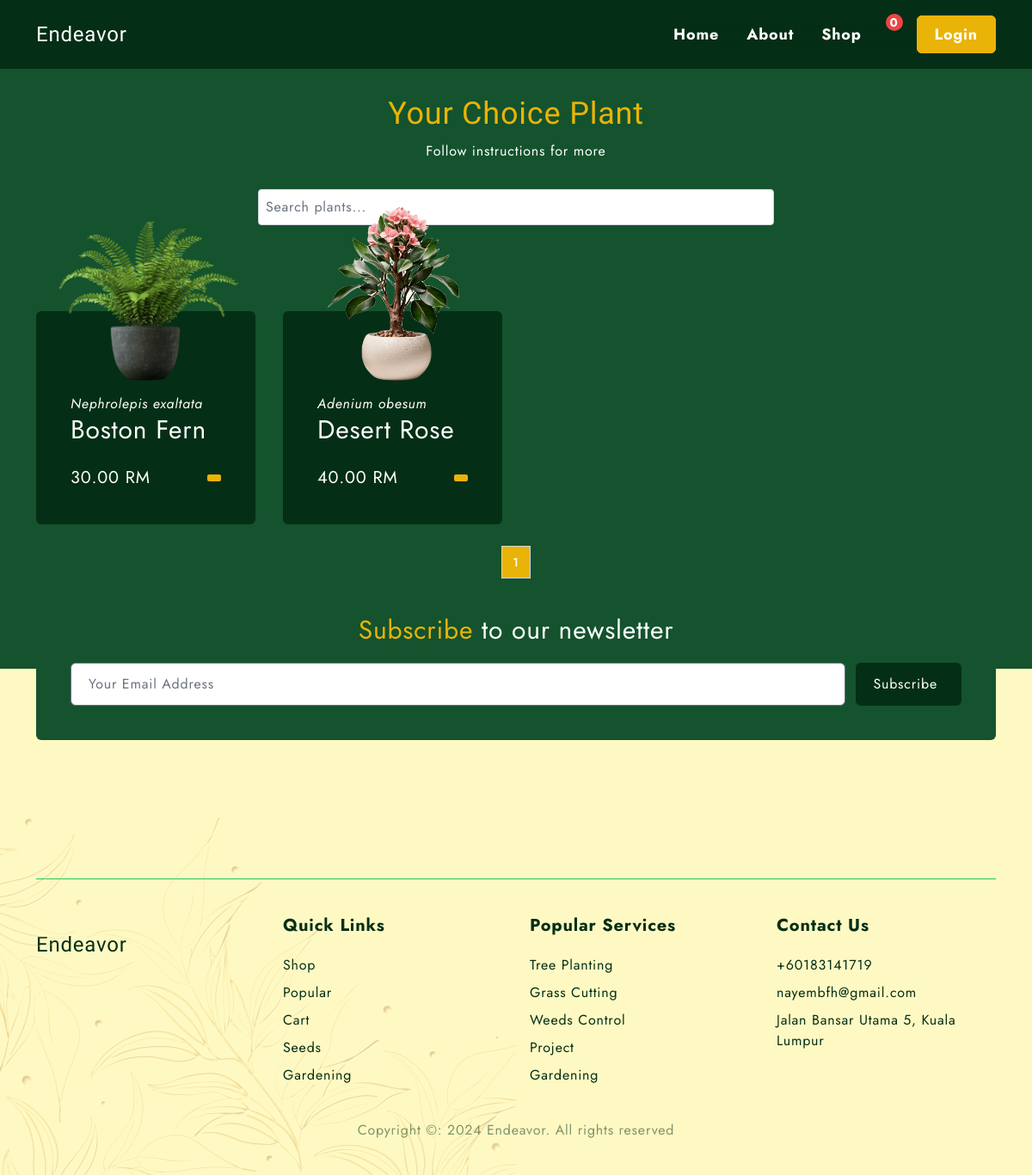
The app's page /shop/ with its own data.
### home/models.py (models this page shows, shortened)
class Plant(models.Model):
    scientific_name = models.CharField(max_length=255)
    common_name = models.CharField(max_length=255)
    description = models.CharField(max_length=255)
    image = models.ImageField(upload_to='plants/')
    price = models.DecimalField(max_digits=10, decimal_places=2)
    rating = models.DecimalField(max_digits=2, decimal_places=1, default=0.0)

### home/views.py (the view)
# urls.py: path('shop/', views.shop_view, name='shop'),
def shop_view(request: HttpRequest):
    plant_list = Plant.objects.all()
    paginator = Paginator(plant_list, 4)
    page_number = request.GET.get('page')
    page_obj = paginator.get_page(page_number)
    context = {
        'plants': page_obj,
        'page_obj': page_obj,
        'current_path': request.path,
    }
    return render(request, 'include/plants.html', context)

### templates/include/plants.html (shortened to what this page needs)
{% extends "base.html" %}
{% block content %}
<section class="bg-green-900">
    <div class="flex flex-col items-center gap-3 text-center mb-10 md:mb-20">
        <h2 class="title">Your Choice Plant</h2>
        <p class="max-w-2xl">Follow instructions for more</p>
        {% if current_path == '/shop/' %}
        <div class="w-full flex justify-center my-5">
            <input type="text" placeholder="Search plants..." class="w-1/2 p-2 border border-gray-300 rounded">
        </div>
        {% endif %}
    </div>
    <div class="container w-full grid grid-cols-1 gap-x-8 gap-y-36 md:grid-cols-2 lg:grid-cols-3 xl:grid-cols-4">
        {% for plant in plants %}
        <div class="card bg-green-950 p-10 pt-24 rounded-md relative">
            <img class="w-56 absolute -top-5 left-1/2 transform -translate-x-1/2 -translate-y-1/2 duration-500" src="{{ plant.image.url }}" alt="{{ plant.common_name }}">
            <p class="italic">{{ plant.scientific_name }}</p>
            <h3>{{ plant.common_name }}</h3>
            <div class="text-yellow-500 text-xs py-3">
            </div>
            <div class="flex items-center justify-between">
                <p class="text-xl">{{ plant.price }} RM</p>
                <button class="bg-yellow-500 px-2 py-1 rounded-sm text-xl add-to-cart" data-plant-id="{{ plant.id }}">
                </button>
            </div>
        </div>
        {% endfor %}
    </div>
    {% if current_path == '/shop/' %}
    <div class="flex justify-center mt-8">
        <nav aria-label="Page navigation">
            <ul class="inline-flex items-center -space-x-px">
                {% for num in page_obj.paginator.page_range %}
                <li>
                    <a href="?page={{ num }}" class="px-3 py-2 mx-1 text-sm font-medium border border-gray-300 {% if page_obj.number == num %}bg-yellow-500 text-white{% else %}bg-white text-gray-900{% endif %} hover:bg-gray-100 hover:text-yellow-500">
                        {{ num }}
                    </a>
                </li>
                {% endfor %}
            </ul>
        </nav>
    </div>
    {% endif %}
</section>
{% endblock %}

### records on screen
Plant: image (picture), scientific_name "Nephrolepis exaltata", common_name "Boston Fern", price "30.00"
Plant: image (picture), scientific_name "Adenium obesum", common_name "Desert Rose", price "40.00"

### other values on screen
{{ num }} "1"
